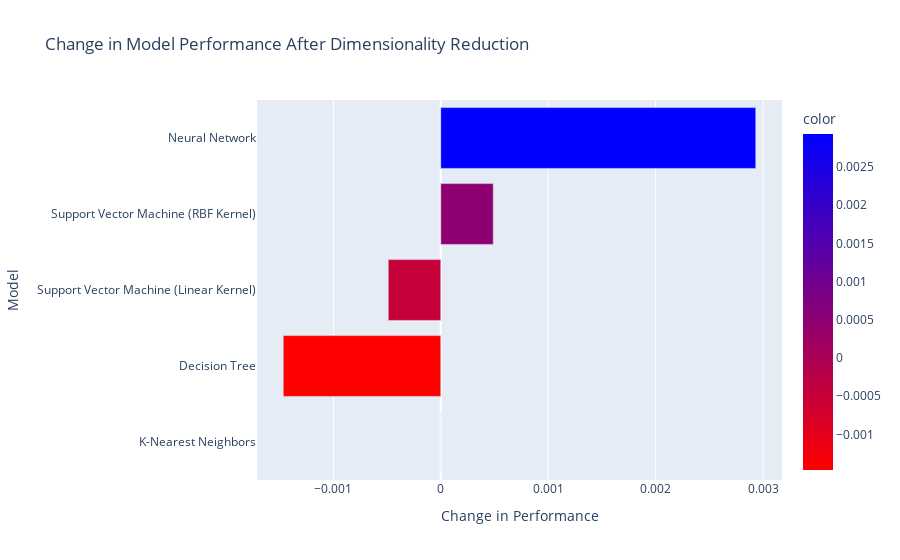

The code cell stored with this chart in its notebook:
### Markdown cell above
### Change in performance after Dimentionality Reduction with PCA

### Code cell
fig = px.bar(
    x=np.subtract(reduced_results, original_results),
    y=original_models.keys(),
    orientation='h',
    labels={'x': "Change in Performance", 'y': "Model"},
    color=np.subtract(reduced_results, original_results),
    color_continuous_scale=[(0, 'red'), (1, 'blue')],
    title="Change in Model Performance After Dimensionality Reduction"
)

fig.show()

### Figure 1 — Plotly figure (JSON) as saved in the notebook; plotly's stock layout.template omitted (floating-point values rounded to 4 significant figures)
{"data": [{"alignmentgroup": "True", "hovertemplate": "Change in Performance=%{x}<br>Model=%{y}<br>color=%{marker.color}<extra></extra>", "legendgroup": "", "marker": {"color": [0, -0.001466, -0.0004888, 0.0004888, 0.002933], "coloraxis": "coloraxis", "pattern": {"shape": ""}}, "name": "", "offsetgroup": "", "orientation": "h", "showlegend": false, "textposition": "auto", "type": "bar", "x": [0, -0.001466, -0.0004888, 0.0004888, 0.002933], "xaxis": "x", "y": ["                   K-Nearest Neighbors", "                         Decision Tree", "Support Vector Machine (Linear Kernel)", "   Support Vector Machine (RBF Kernel)", "                        Neural Network"], "yaxis": "y"}], "layout": {"barmode": "relative", "coloraxis": {"colorbar": {"title": {"text": "color"}}, "colorscale": [[0, "red"], [1, "blue"]]}, "legend": {"tracegroupgap": 0}, "title": {"text": "Change in Model Performance After Dimensionality Reduction"}, "xaxis": {"anchor": "y", "autorange": true, "domain": [0, 1], "range": [-0.001711, 0.003177], "title": {"text": "Change in Performance"}, "type": "linear"}, "yaxis": {"anchor": "x", "autorange": true, "domain": [0, 1], "range": [-0.5, 4.5], "title": {"text": "Model"}, "type": "category"}}}
